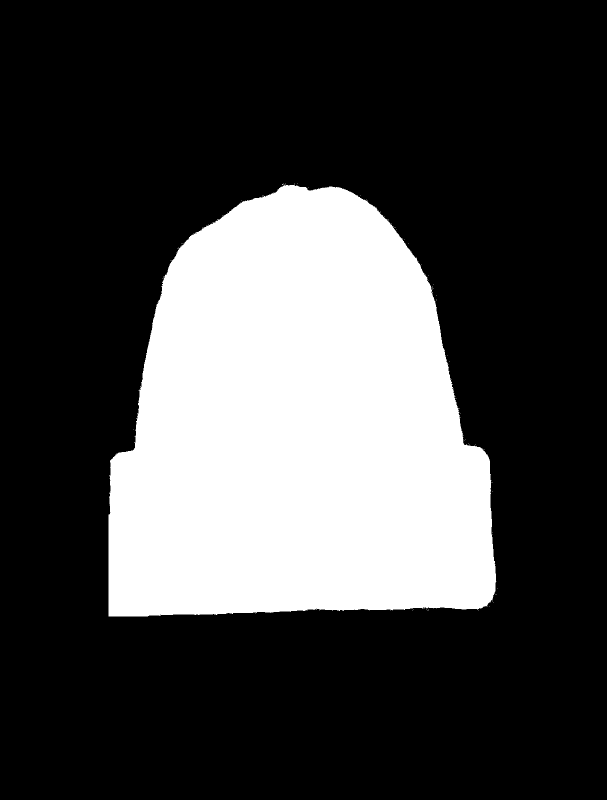
#> input picture validator/debug/ref_binary.png, 1213 x 1600 px (shown at 1/2 size)
$ python validator_cli.py --ref ../debug/ref_binary.png --gen ../debug/gen_binary.png
#> lines starting #> are read from the running program, lines starting #| are printed output that depends on the picture
### validator/core/shape_metrics.py
from __future__ import annotations

import math
from typing import Any, Dict

import numpy as np


def _ensure_binary_mask(mask: np.ndarray) -> np.ndarray:
    """
    Accepts a 2D array and returns a boolean binary mask.
    Non-zero values are treated as foreground.
    """
    if not isinstance(mask, np.ndarray):
        raise TypeError("mask must be a numpy.ndarray")

    if mask.ndim != 2:
        raise ValueError(f"mask must be 2D, got shape={mask.shape}")

    return mask > 0


def _foreground_coords(mask: np.ndarray) -> np.ndarray:
    """
    Returns Nx2 coordinates in (y, x) order for foreground pixels.
    """
    ys, xs = np.nonzero(mask)
    if ys.size == 0:
        return np.empty((0, 2), dtype=np.int32)
    return np.column_stack((ys, xs))


def _bottom_anchor_x(mask: np.ndarray) -> float | None:
    """
    Finds the horizontal center of the lowest foreground row.
    Returns x-center in pixel coordinates.
    """
    coords = _foreground_coords(mask)
    if coords.shape[0] == 0:
        return None

    max_y = coords[:, 0].max()
    row_xs = coords[coords[:, 0] == max_y][:, 1]
    return float((row_xs.min() + row_xs.max()) / 2.0)


def _principal_axis_angle_deg(mask: np.ndarray) -> float | None:
    """
    Estimates major-axis orientation using PCA on foreground pixels.
    Returns angle in degrees relative to +x axis.
    """
    coords = _foreground_coords(mask)
    if coords.shape[0] < 2:
        return None

    xy = np.column_stack((coords[:, 1].astype(np.float64), coords[:, 0].astype(np.float64)))
    centered = xy - xy.mean(axis=0, keepdims=True)

    cov = np.cov(centered, rowvar=False)
    eigvals, eigvecs = np.linalg.eigh(cov)
    principal_vec = eigvecs[:, np.argmax(eigvals)]

    angle_rad = math.atan2(principal_vec[1], principal_vec[0])
    angle_deg = math.degrees(angle_rad)

    return float(angle_deg)


def _normalized_tilt_deg(angle_deg: float | None) -> float | None:
    """
    Converts raw PCA angle into a minimal absolute tilt.
    Because a principal axis is direction-agnostic, reduce to [0, 90].
    """
    if angle_deg is None:
        return None

    a = abs(angle_deg) % 180.0
    if a > 90.0:
        a = 180.0 - a
    return float(a)


def _boundary_points(mask: np.ndarray) -> np.ndarray:
    """
    Simple 4-neighborhood boundary extraction.
    Returns Nx2 coordinates in (y, x).
    """
    coords = _foreground_coords(mask)
    if coords.shape[0] == 0:
        return np.empty((0, 2), dtype=np.int32)

    h, w = mask.shape
    boundary = []

    for y, x in coords:
        neighbors = (
            (y - 1, x),
            (y + 1, x),
            (y, x - 1),
            (y, x + 1),
        )

        for ny, nx in neighbors:
            if ny < 0 or ny >= h or nx < 0 or nx >= w or not mask[ny, nx]:
                boundary.append((y, x))
                break

    if not boundary:
        return np.empty((0, 2), dtype=np.int32)

    return np.array(boundary, dtype=np.int32)


def _pairwise_min_distances(points_a: np.ndarray, points_b: np.ndarray) -> np.ndarray:
    """
    For each point in A, compute the minimum Euclidean distance to any point in B.
    """
    if points_a.shape[0] == 0 or points_b.shape[0] == 0:
        return np.array([], dtype=np.float64)

    a = points_a.astype(np.float64)
    b = points_b.astype(np.float64)

    diff = a[:, None, :] - b[None, :, :]
    dists = np.sqrt(np.sum(diff ** 2, axis=2))
    return dists.min(axis=1)


def compute_shape_metrics(ref_mask: np.ndarray, gen_mask: np.ndarray) -> Dict[str, Any]:
    """
    Pure metric computation only.
    No thresholding, no pass/fail logic, no gate decision.

    Returns:
    {
      "iou_score": float,
      "bottom_anchor_delta_px": float | None,
      "tilt_degrees": float | None,
      "boundary_p90_px": float | None,
      "ref_foreground_px": int,
      "gen_foreground_px": int
    }
    """
    ref = _ensure_binary_mask(ref_mask)
    gen = _ensure_binary_mask(gen_mask)

    ref_fg = int(ref.sum())
    gen_fg = int(gen.sum())

    if ref.shape != gen.shape:
        raise ValueError(f"mask shapes must match, got ref={ref.shape}, gen={gen.shape}")

    intersection = int(np.logical_and(ref, gen).sum())
    union = int(np.logical_or(ref, gen).sum())
    iou_score = float(intersection / union) if union > 0 else 0.0

    ref_anchor_x = _bottom_anchor_x(ref)
    gen_anchor_x = _bottom_anchor_x(gen)
    if ref_anchor_x is None or gen_anchor_x is None:
        bottom_anchor_delta_px = None
    else:
        bottom_anchor_delta_px = float(abs(ref_anchor_x - gen_anchor_x))

    ref_tilt = _normalized_tilt_deg(_principal_axis_angle_deg(ref))
    gen_tilt = _normalized_tilt_deg(_principal_axis_angle_deg(gen))
    if ref_tilt is None or gen_tilt is None:
        tilt_degrees = None
    else:
        tilt_degrees = float(abs(ref_tilt - gen_tilt))

    ref_boundary = _boundary_points(ref)
    gen_boundary = _boundary_points(gen)
    if ref_boundary.shape[0] == 0 or gen_boundary.shape[0] == 0:
        boundary_p90_px = None
    else:
        d_ref_to_gen = _pairwise_min_distances(ref_boundary, gen_boundary)
        d_gen_to_ref = _pairwise_min_distances(gen_boundary, ref_boundary)
        all_dists = np.concatenate([d_ref_to_gen, d_gen_to_ref])
        boundary_p90_px = float(np.percentile(all_dists, 90)) if all_dists.size > 0 else None

    return {
        "iou_score": iou_score,
        "bottom_anchor_delta_px": bottom_anchor_delta_px,
        "tilt_degrees": tilt_degrees,
        "boundary_p90_px": boundary_p90_px,
        "ref_foreground_px": ref_fg,
        "gen_foreground_px": gen_fg,
    }

### validator/core/shape_gate.py
from __future__ import annotations

from typing import Any, Dict, List


DEFAULT_SHAPE_THRESHOLDS = {
    "min_iou_score": 0.90,
    "max_bottom_anchor_delta_px": 4.0,
    "max_tilt_degrees": 3.0,
    "max_boundary_p90_px": 4.0,
}


def evaluate_shape_gate(
    metrics: Dict[str, Any],
    thresholds: Dict[str, float] | None = None,
) -> Dict[str, Any]:
    """
    Pure decision layer.
    Does not compute metrics.
    Applies no-compensation rule:
    any failed metric => gate fail
    """
    t = {**DEFAULT_SHAPE_THRESHOLDS, **(thresholds or {})}
    failed_checks: List[str] = []

    iou_score = metrics.get("iou_score")
    bottom_anchor_delta_px = metrics.get("bottom_anchor_delta_px")
    tilt_degrees = metrics.get("tilt_degrees")
    boundary_p90_px = metrics.get("boundary_p90_px")

    if iou_score is None or iou_score < t["min_iou_score"]:
        failed_checks.append("iou_score")

    if (
        bottom_anchor_delta_px is None
        or bottom_anchor_delta_px > t["max_bottom_anchor_delta_px"]
    ):
        failed_checks.append("bottom_anchor_delta_px")

    if tilt_degrees is None or tilt_degrees > t["max_tilt_degrees"]:
        failed_checks.append("tilt_degrees")

    if boundary_p90_px is None or boundary_p90_px > t["max_boundary_p90_px"]:
        failed_checks.append("boundary_p90_px")

    passed = len(failed_checks) == 0

    return {
        "passed": passed,
        "failed_checks": failed_checks,
        "thresholds": t,
    }

### validator/cli/validator_cli.py
from __future__ import annotations

import argparse
import json
from pathlib import Path

import numpy as np
from PIL import Image

from validator.core.shape_gate import evaluate_shape_gate
from validator.core.shape_metrics import compute_shape_metrics


def load_binary_mask(path: str | Path, threshold: int = 127) -> np.ndarray:
    img = Image.open(path).convert("RGBA")
    alpha = np.array(img.getchannel("A"), dtype=np.uint8)

    if np.any(alpha > 0):
        arr = alpha
    else:
        gray = np.array(img.convert("L"), dtype=np.uint8)
        arr = gray

    return (arr > threshold).astype(np.uint8) * 255


def resize_mask_to_match(mask: np.ndarray, target_shape: tuple[int, int]) -> np.ndarray:
    target_h, target_w = target_shape
    img = Image.fromarray(mask).convert("L")
    resized = img.resize((target_w, target_h), Image.NEAREST)
    return np.array(resized, dtype=np.uint8)


def save_debug_outputs(ref_mask: np.ndarray, gen_mask: np.ndarray, out_dir: str | Path) -> dict:
    out_dir = Path(out_dir)
    out_dir.mkdir(parents=True, exist_ok=True)

    ref_path = out_dir / "ref_binary.png"
    gen_path = out_dir / "gen_binary.png"
    diff_path = out_dir / "diff_overlay.png"

    Image.fromarray(ref_mask).save(ref_path)
    Image.fromarray(gen_mask).save(gen_path)

    ref_bin = ref_mask > 0
    gen_bin = gen_mask > 0

    overlay = np.zeros((ref_mask.shape[0], ref_mask.shape[1], 3), dtype=np.uint8)
    overlay[np.logical_and(ref_bin, gen_bin)] = [255, 255, 255]
    overlay[np.logical_and(ref_bin, np.logical_not(gen_bin))] = [255, 0, 0]
    overlay[np.logical_and(gen_bin, np.logical_not(ref_bin))] = [0, 0, 255]

    Image.fromarray(overlay).save(diff_path)

    return {
        "ref_binary_path": str(ref_path),
        "gen_binary_path": str(gen_path),
        "diff_overlay_path": str(diff_path),
    }


def main() -> None:
    parser = argparse.ArgumentParser(description="Shape validator CLI")
    parser.add_argument("--ref", required=True, help="Reference mask path")
    parser.add_argument("--gen", required=True, help="Generated mask path")
    parser.add_argument("--threshold", type=int, default=127, help="Binary threshold")
    parser.add_argument("--save-debug", action="store_true", help="Save debug mask outputs")
    parser.add_argument("--debug-dir", default="validator/debug", help="Debug output directory")
    parser.add_argument("--out", default=None, help="Optional JSON output path")
    args = parser.parse_args()

    ref_mask = load_binary_mask(args.ref, threshold=args.threshold)
#> in load_binary_mask, `alpha = np.array(img.getchannel("A"), dtype=np.uint8)`: alpha: shape (1600, 1213); every value is 255
    gen_mask = load_binary_mask(args.gen, threshold=args.threshold)
#> call 2 of load_binary_mask, with path = '../debug/gen_binary.png', threshold = 127
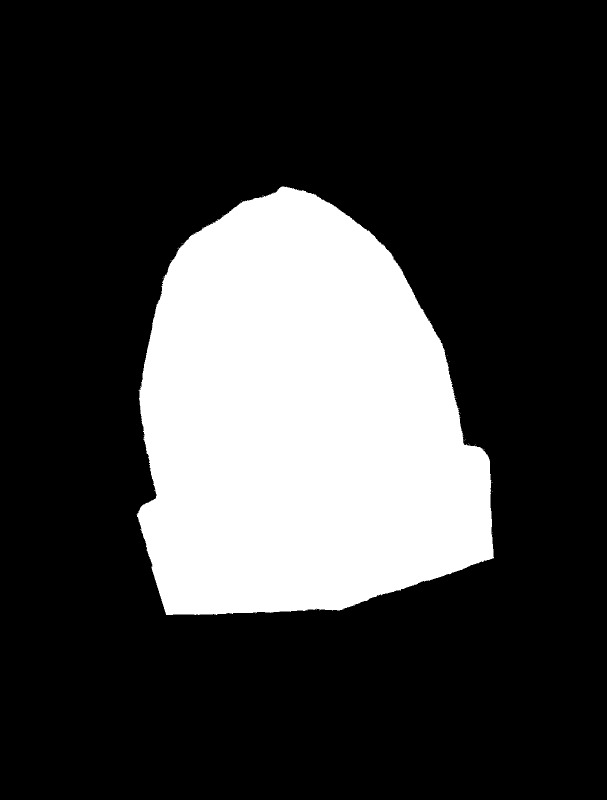
#> input picture validator/debug/gen_binary.png, 1213 x 1600 px (shown at 1/2 size)

    if ref_mask.shape != gen_mask.shape:
        gen_mask = resize_mask_to_match(gen_mask, ref_mask.shape)

    metrics = compute_shape_metrics(ref_mask, gen_mask)
#> in _ensure_binary_mask, `return mask > 0`: returned value: shape (1600, 1213) bool; every value is 1
#> in compute_shape_metrics, `ref_fg = int(ref.sum())`: ref_fg = 1940800
#> in compute_shape_metrics, `iou_score = float(intersection / union) if union > 0 else 0.0`: iou_score = 1
#> in _bottom_anchor_x, `coords = _foreground_coords(mask)`: coords = 1940800 pairs, first value 0 to 1599, second value 0 to 1212
#> in _bottom_anchor_x, `max_y = coords[:, 0].max()`: max_y = 1599
#> in _bottom_anchor_x, `row_xs = coords[coords[:, 0] == max_y][:, 1]`: row_xs = 1213 values from 0 to 1212
#> in compute_shape_metrics, `ref_anchor_x = _bottom_anchor_x(ref)`: ref_anchor_x = 606
#> in compute_shape_metrics, `bottom_anchor_delta_px = float(abs(ref_anchor_x - gen_anchor_x))`: bottom_anchor_delta_px = 0
#> in _principal_axis_angle_deg, `xy = np.column_stack((coords[:, 1].astype(np.float64), coords[:, 0].as..`: xy = 1940800 pairs, first value 0 to 1212, second value 0 to 1599
#> in _principal_axis_angle_deg, `centered = xy - xy.mean(axis=0, keepdims=True)`: centered = 1940800 pairs, first value -606 to 606, second value -799.5 to 799.5
#> in _principal_axis_angle_deg, `cov = np.cov(centered, rowvar=False)`: cov = [[122614.1, 0], [0, 213333.4]]
#> in _principal_axis_angle_deg, `eigvals, eigvecs = np.linalg.eigh(cov)`: eigvals = [122614.1, 213333.4]; eigvecs = [[1, 0], [0, 1]]
#> in _principal_axis_angle_deg, `principal_vec = eigvecs[:, np.argmax(eigvals)]`: principal_vec = [0, 1]
#> in _principal_axis_angle_deg, `angle_rad = math.atan2(principal_vec[1], principal_vec[0])`: angle_rad = 1.57
#> in _principal_axis_angle_deg, `angle_deg = math.degrees(angle_rad)`: angle_deg = 90
#> in compute_shape_metrics, `tilt_degrees = float(abs(ref_tilt - gen_tilt))`: tilt_degrees = 0
#> the loop in _boundary_points, `for y, x in coords:` made 1940800 passes
#> neighbors on passes 1 to 3: ((-1, 0), (1, 0), (0, -1), (0, 1)), ((-1, 1), (1, 1), (0, 0), (0, 2)), ((-1, 2), (1, 2), (0, 1), (0, 3))
#> after the loop in _boundary_points, `for y, x in coords:`: boundary = 5622 pairs, first value 0 to 1599, second value 0 to 1212
#> in compute_shape_metrics, `ref_boundary = _boundary_points(ref)`: ref_boundary has the same summary as boundary in _boundary_points
#> the loop in _boundary_points (call 2), `for y, x in coords:` made 1940800 passes
#> in compute_shape_metrics, `gen_boundary = _boundary_points(gen)`: gen_boundary has the same summary as boundary in _boundary_points
#> in _pairwise_min_distances, `a = points_a.astype(np.float64)`: a has the same summary as boundary in _boundary_points
#> in _pairwise_min_distances, `b = points_b.astype(np.float64)`: b has the same summary as boundary in _boundary_points
#> in _pairwise_min_distances, `dists = np.sqrt(np.sum(diff ** 2, axis=2))`:
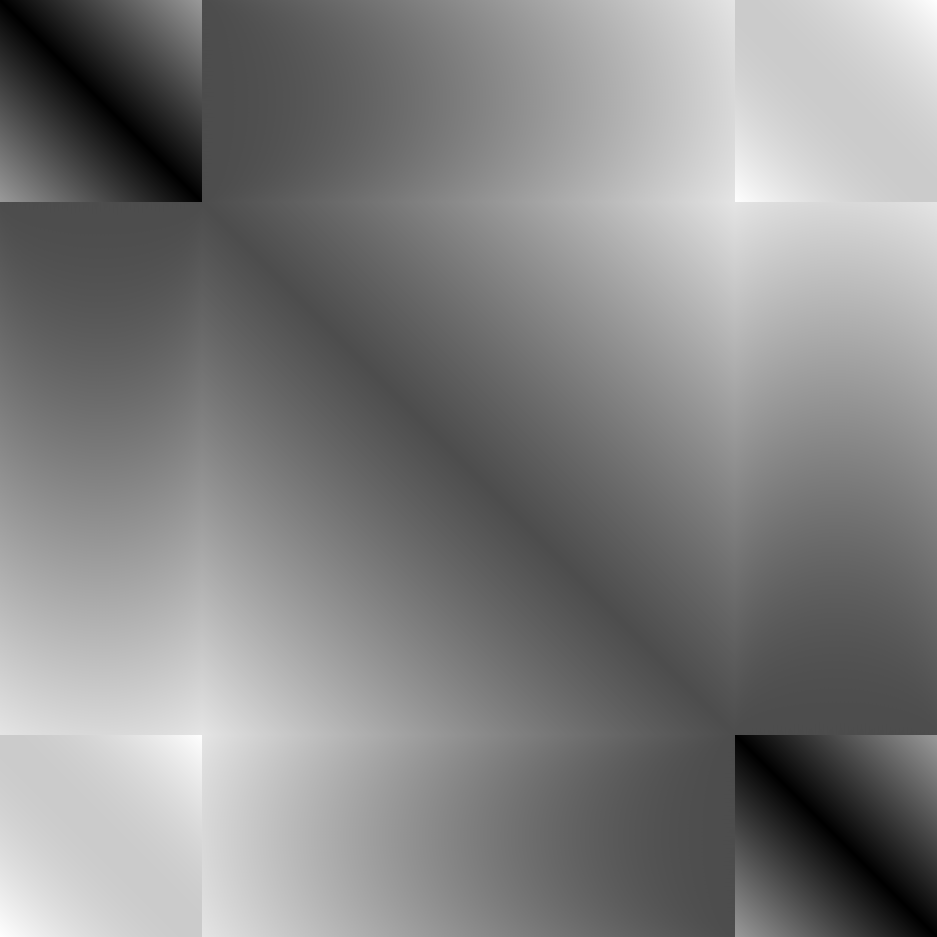
#> dists: shape (5622, 5622) float64 (shown at 1/6 size); min 0, max 2006.4, mean 1030.8; drawn with min black and max white
#> in compute_shape_metrics, `d_ref_to_gen = _pairwise_min_distances(ref_boundary, gen_boundary)`: d_ref_to_gen = 5622 values from 0 to 0
#> in compute_shape_metrics, `all_dists = np.concatenate([d_ref_to_gen, d_gen_to_ref])`: all_dists = 11244 values from 0 to 0
#> in compute_shape_metrics, `boundary_p90_px = float(np.percentile(all_dists, 90)) if all_dists.siz..`: boundary_p90_px = 0
#> metrics = {'iou_score': 1, 'bottom_anchor_delta_px': 0, 'tilt_degrees': 0, 'boundary_p90_px': 0, 'ref_foreground_px': 1940800, 'gen_foreground_px': 1940800}
    decision = evaluate_shape_gate(metrics)
#> in evaluate_shape_gate, `iou_score = metrics.get("iou_score")`: iou_score = 1
#> in evaluate_shape_gate, `bottom_anchor_delta_px = metrics.get("bottom_anchor_delta_px")`: bottom_anchor_delta_px = 0
#> decision = 3 items

    result = {
        "status": "success",
        "metrics": metrics,
        "decision": decision,
        "ref_path": str(args.ref),
        "gen_path": str(args.gen),
    }

    if args.save_debug:
        result["debug_outputs"] = save_debug_outputs(ref_mask, gen_mask, args.debug_dir)

    if args.out:
        out_path = Path(args.out)
        out_path.parent.mkdir(parents=True, exist_ok=True)
        out_path.write_text(json.dumps(result, indent=2), encoding="utf-8")

    print(json.dumps(result, indent=2))
#> (printed output is left out)


if __name__ == "__main__":
    main()
